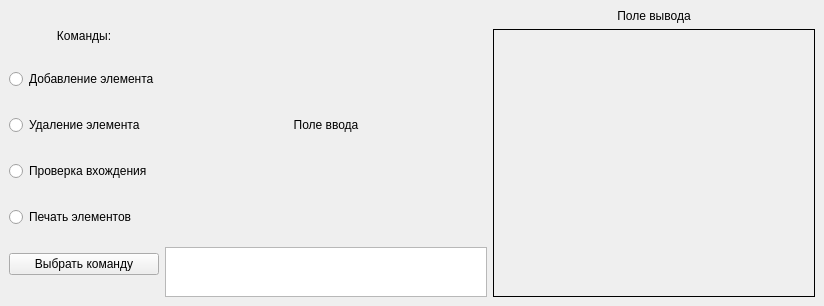
<?xml version="1.0" encoding="UTF-8"?>
<ui version="4.0">
 <class>MainWindow</class>
 <widget class="QMainWindow" name="MainWindow">
  <property name="geometry">
   <rect>
    <x>0</x>
    <y>0</y>
    <width>824</width>
    <height>306</height>
   </rect>
  </property>
  <property name="windowTitle">
   <string>Контейнеры</string>
  </property>
  <widget class="QWidget" name="centralwidget">
   <layout class="QHBoxLayout" name="horizontalLayout">
    <item>
     <layout class="QVBoxLayout" name="verticalLayout">
      <item>
       <widget class="QLabel" name="label_2">
        <property name="sizePolicy">
         <sizepolicy hsizetype="Preferred" vsizetype="Fixed">
          <horstretch>0</horstretch>
          <verstretch>0</verstretch>
         </sizepolicy>
        </property>
        <property name="text">
         <string>&lt;html&gt;&lt;head/&gt;&lt;body&gt;&lt;p align=&quot;center&quot;&gt;Команды:&lt;/p&gt;&lt;/body&gt;&lt;/html&gt;</string>
        </property>
       </widget>
      </item>
      <item>
       <widget class="QRadioButton" name="radioButton_add">
        <property name="text">
         <string>Добавление элемента</string>
        </property>
       </widget>
      </item>
      <item>
       <widget class="QRadioButton" name="radioButton_delete">
        <property name="text">
         <string>Удаление элемента</string>
        </property>
       </widget>
      </item>
      <item>
       <widget class="QRadioButton" name="radioButton_find">
        <property name="text">
         <string>Проверка вхождения</string>
        </property>
       </widget>
      </item>
      <item>
       <widget class="QRadioButton" name="radioButton_print">
        <property name="text">
         <string>Печать элементов</string>
        </property>
       </widget>
      </item>
      <item>
       <widget class="QPushButton" name="pushButton">
        <property name="text">
         <string>Выбрать команду</string>
        </property>
       </widget>
      </item>
     </layout>
    </item>
    <item>
     <layout class="QVBoxLayout" name="verticalLayout_3">
      <property name="sizeConstraint">
       <enum>QLayout::SetFixedSize</enum>
      </property>
      <item>
       <widget class="QLabel" name="label">
        <property name="sizePolicy">
         <sizepolicy hsizetype="Expanding" vsizetype="Expanding">
          <horstretch>0</horstretch>
          <verstretch>0</verstretch>
         </sizepolicy>
        </property>
        <property name="text">
         <string>&lt;html&gt;&lt;head/&gt;&lt;body&gt;&lt;p align=&quot;center&quot;&gt;Поле ввода&lt;/p&gt;&lt;/body&gt;&lt;/html&gt;</string>
        </property>
       </widget>
      </item>
      <item>
       <widget class="QTextEdit" name="textEdit">
        <property name="sizePolicy">
         <sizepolicy hsizetype="Expanding" vsizetype="Fixed">
          <horstretch>0</horstretch>
          <verstretch>0</verstretch>
         </sizepolicy>
        </property>
        <property name="maximumSize">
         <size>
          <width>16777215</width>
          <height>50</height>
         </size>
        </property>
       </widget>
      </item>
     </layout>
    </item>
    <item>
     <layout class="QVBoxLayout" name="verticalLayout_2">
      <item>
       <widget class="QLabel" name="label_3">
        <property name="sizePolicy">
         <sizepolicy hsizetype="Preferred" vsizetype="Fixed">
          <horstretch>0</horstretch>
          <verstretch>0</verstretch>
         </sizepolicy>
        </property>
        <property name="text">
         <string>&lt;html&gt;&lt;head/&gt;&lt;body&gt;&lt;p align=&quot;center&quot;&gt;Поле вывода&lt;/p&gt;&lt;/body&gt;&lt;/html&gt;</string>
        </property>
       </widget>
      </item>
      <item>
       <widget class="QLabel" name="label_show">
        <property name="sizePolicy">
         <sizepolicy hsizetype="Expanding" vsizetype="Expanding">
          <horstretch>0</horstretch>
          <verstretch>0</verstretch>
         </sizepolicy>
        </property>
        <property name="font">
         <font>
          <pointsize>10</pointsize>
         </font>
        </property>
        <property name="frameShape">
         <enum>QFrame::Box</enum>
        </property>
        <property name="text">
         <string>&lt;html&gt;&lt;head/&gt;&lt;body&gt;&lt;p align=&quot;left&quot; valign=&quot;top&quot;&gt;&lt;/p&gt;&lt;/body&gt;&lt;/html&gt;</string>
        </property>
       </widget>
      </item>
     </layout>
    </item>
   </layout>
  </widget>
 </widget>
 <resources/>
 <connections/>
</ui>
